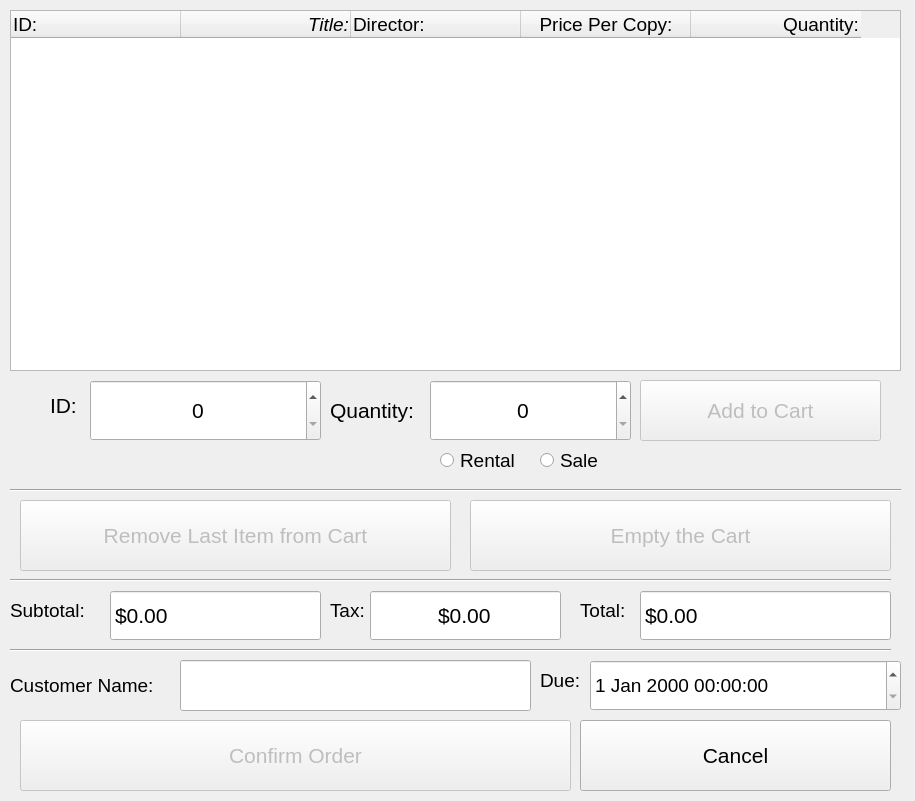
<?xml version="1.0" encoding="UTF-8"?>
<ui version="4.0">
 <class>ShoppingCart</class>
 <widget class="QMainWindow" name="ShoppingCart">
  <property name="geometry">
   <rect>
    <x>0</x>
    <y>0</y>
    <width>915</width>
    <height>801</height>
   </rect>
  </property>
  <property name="minimumSize">
   <size>
    <width>915</width>
    <height>801</height>
   </size>
  </property>
  <property name="maximumSize">
   <size>
    <width>915</width>
    <height>801</height>
   </size>
  </property>
  <property name="windowTitle">
   <string>Shopping Cart</string>
  </property>
  <widget class="QWidget" name="centralwidget">
   <widget class="QTableWidget" name="shoppingCartTable">
    <property name="enabled">
     <bool>true</bool>
    </property>
    <property name="geometry">
     <rect>
      <x>10</x>
      <y>10</y>
      <width>891</width>
      <height>361</height>
     </rect>
    </property>
    <property name="font">
     <font>
      <pointsize>14</pointsize>
     </font>
    </property>
    <property name="lineWidth">
     <number>2</number>
    </property>
    <property name="midLineWidth">
     <number>2</number>
    </property>
    <property name="editTriggers">
     <set>QAbstractItemView::NoEditTriggers</set>
    </property>
    <property name="tabKeyNavigation">
     <bool>false</bool>
    </property>
    <property name="showDropIndicator" stdset="0">
     <bool>false</bool>
    </property>
    <property name="alternatingRowColors">
     <bool>true</bool>
    </property>
    <property name="rowCount">
     <number>0</number>
    </property>
    <property name="columnCount">
     <number>5</number>
    </property>
    <attribute name="horizontalHeaderMinimumSectionSize">
     <number>46</number>
    </attribute>
    <attribute name="horizontalHeaderDefaultSectionSize">
     <number>170</number>
    </attribute>
    <attribute name="verticalHeaderMinimumSectionSize">
     <number>46</number>
    </attribute>
    <attribute name="verticalHeaderDefaultSectionSize">
     <number>46</number>
    </attribute>
    <column>
     <property name="text">
      <string>ID:</string>
     </property>
     <property name="textAlignment">
      <set>AlignLeading|AlignVCenter</set>
     </property>
     <property name="background">
      <color alpha="200">
       <red>0</red>
       <green>0</green>
       <blue>40</blue>
      </color>
     </property>
    </column>
    <column>
     <property name="text">
      <string>Title:</string>
     </property>
     <property name="font">
      <font>
       <italic>true</italic>
      </font>
     </property>
     <property name="textAlignment">
      <set>AlignTrailing|AlignVCenter</set>
     </property>
     <property name="background">
      <color>
       <red>50</red>
       <green>0</green>
       <blue>0</blue>
      </color>
     </property>
    </column>
    <column>
     <property name="text">
      <string>Director:</string>
     </property>
     <property name="textAlignment">
      <set>AlignLeading|AlignVCenter</set>
     </property>
     <property name="background">
      <color alpha="230">
       <red>0</red>
       <green>45</green>
       <blue>0</blue>
      </color>
     </property>
    </column>
    <column>
     <property name="text">
      <string>Price Per Copy:</string>
     </property>
     <property name="background">
      <color alpha="220">
       <red>50</red>
       <green>50</green>
       <blue>0</blue>
      </color>
     </property>
    </column>
    <column>
     <property name="text">
      <string>Quantity:</string>
     </property>
     <property name="textAlignment">
      <set>AlignTrailing|AlignVCenter</set>
     </property>
    </column>
   </widget>
   <widget class="QSpinBox" name="shoppingCartIdField">
    <property name="geometry">
     <rect>
      <x>90</x>
      <y>380</y>
      <width>231</width>
      <height>61</height>
     </rect>
    </property>
    <property name="font">
     <font>
      <pointsize>16</pointsize>
     </font>
    </property>
    <property name="alignment">
     <set>Qt::AlignCenter</set>
    </property>
   </widget>
   <widget class="QLabel" name="label">
    <property name="geometry">
     <rect>
      <x>50</x>
      <y>390</y>
      <width>41</width>
      <height>31</height>
     </rect>
    </property>
    <property name="font">
     <font>
      <pointsize>16</pointsize>
     </font>
    </property>
    <property name="text">
     <string>ID:</string>
    </property>
   </widget>
   <widget class="QLabel" name="label_2">
    <property name="geometry">
     <rect>
      <x>330</x>
      <y>390</y>
      <width>101</width>
      <height>41</height>
     </rect>
    </property>
    <property name="font">
     <font>
      <pointsize>16</pointsize>
     </font>
    </property>
    <property name="text">
     <string>Quantity:</string>
    </property>
   </widget>
   <widget class="QSpinBox" name="shoppingCartQuantityField">
    <property name="geometry">
     <rect>
      <x>430</x>
      <y>380</y>
      <width>201</width>
      <height>61</height>
     </rect>
    </property>
    <property name="font">
     <font>
      <pointsize>16</pointsize>
     </font>
    </property>
    <property name="alignment">
     <set>Qt::AlignCenter</set>
    </property>
   </widget>
   <widget class="QPushButton" name="shoppingCartAddToCart">
    <property name="enabled">
     <bool>false</bool>
    </property>
    <property name="geometry">
     <rect>
      <x>640</x>
      <y>380</y>
      <width>241</width>
      <height>61</height>
     </rect>
    </property>
    <property name="font">
     <font>
      <pointsize>16</pointsize>
     </font>
    </property>
    <property name="text">
     <string>Add to Cart</string>
    </property>
   </widget>
   <widget class="QRadioButton" name="shoppingCartPurchaseRadio">
    <property name="geometry">
     <rect>
      <x>540</x>
      <y>440</y>
      <width>81</width>
      <height>41</height>
     </rect>
    </property>
    <property name="font">
     <font>
      <pointsize>14</pointsize>
     </font>
    </property>
    <property name="text">
     <string>Sale</string>
    </property>
   </widget>
   <widget class="QRadioButton" name="shoppingCartRentalRadio">
    <property name="geometry">
     <rect>
      <x>440</x>
      <y>440</y>
      <width>91</width>
      <height>41</height>
     </rect>
    </property>
    <property name="font">
     <font>
      <pointsize>14</pointsize>
     </font>
    </property>
    <property name="text">
     <string>Rental</string>
    </property>
   </widget>
   <widget class="QDoubleSpinBox" name="shoppingCartSubTotalField">
    <property name="enabled">
     <bool>true</bool>
    </property>
    <property name="geometry">
     <rect>
      <x>110</x>
      <y>590</y>
      <width>211</width>
      <height>51</height>
     </rect>
    </property>
    <property name="font">
     <font>
      <pointsize>16</pointsize>
     </font>
    </property>
    <property name="alignment">
     <set>Qt::AlignLeading|Qt::AlignLeft|Qt::AlignVCenter</set>
    </property>
    <property name="readOnly">
     <bool>true</bool>
    </property>
    <property name="buttonSymbols">
     <enum>QAbstractSpinBox::NoButtons</enum>
    </property>
    <property name="prefix">
     <string>$</string>
    </property>
   </widget>
   <widget class="Line" name="line">
    <property name="geometry">
     <rect>
      <x>10</x>
      <y>480</y>
      <width>891</width>
      <height>21</height>
     </rect>
    </property>
    <property name="orientation">
     <enum>Qt::Horizontal</enum>
    </property>
   </widget>
   <widget class="QPushButton" name="shoppingCartRemoveLast">
    <property name="enabled">
     <bool>false</bool>
    </property>
    <property name="geometry">
     <rect>
      <x>20</x>
      <y>500</y>
      <width>431</width>
      <height>71</height>
     </rect>
    </property>
    <property name="font">
     <font>
      <pointsize>16</pointsize>
     </font>
    </property>
    <property name="text">
     <string>Remove Last Item from Cart</string>
    </property>
   </widget>
   <widget class="QPushButton" name="shoppingCartEmptyCart">
    <property name="enabled">
     <bool>false</bool>
    </property>
    <property name="geometry">
     <rect>
      <x>470</x>
      <y>500</y>
      <width>421</width>
      <height>71</height>
     </rect>
    </property>
    <property name="font">
     <font>
      <pointsize>16</pointsize>
     </font>
    </property>
    <property name="text">
     <string>Empty the Cart</string>
    </property>
   </widget>
   <widget class="Line" name="line_2">
    <property name="geometry">
     <rect>
      <x>10</x>
      <y>570</y>
      <width>881</width>
      <height>21</height>
     </rect>
    </property>
    <property name="orientation">
     <enum>Qt::Horizontal</enum>
    </property>
   </widget>
   <widget class="QLabel" name="label_3">
    <property name="geometry">
     <rect>
      <x>10</x>
      <y>600</y>
      <width>91</width>
      <height>21</height>
     </rect>
    </property>
    <property name="font">
     <font>
      <pointsize>14</pointsize>
     </font>
    </property>
    <property name="text">
     <string>Subtotal:</string>
    </property>
   </widget>
   <widget class="QLabel" name="label_4">
    <property name="geometry">
     <rect>
      <x>330</x>
      <y>600</y>
      <width>41</width>
      <height>21</height>
     </rect>
    </property>
    <property name="font">
     <font>
      <pointsize>14</pointsize>
     </font>
    </property>
    <property name="text">
     <string>Tax:</string>
    </property>
   </widget>
   <widget class="QDoubleSpinBox" name="shoppingCartTaxField">
    <property name="geometry">
     <rect>
      <x>370</x>
      <y>590</y>
      <width>191</width>
      <height>51</height>
     </rect>
    </property>
    <property name="font">
     <font>
      <pointsize>16</pointsize>
     </font>
    </property>
    <property name="alignment">
     <set>Qt::AlignCenter</set>
    </property>
    <property name="readOnly">
     <bool>true</bool>
    </property>
    <property name="buttonSymbols">
     <enum>QAbstractSpinBox::NoButtons</enum>
    </property>
    <property name="prefix">
     <string>$</string>
    </property>
   </widget>
   <widget class="QDoubleSpinBox" name="shoppingCartTotalField">
    <property name="geometry">
     <rect>
      <x>640</x>
      <y>590</y>
      <width>251</width>
      <height>51</height>
     </rect>
    </property>
    <property name="font">
     <font>
      <pointsize>16</pointsize>
     </font>
    </property>
    <property name="readOnly">
     <bool>true</bool>
    </property>
    <property name="buttonSymbols">
     <enum>QAbstractSpinBox::NoButtons</enum>
    </property>
    <property name="prefix">
     <string>$</string>
    </property>
   </widget>
   <widget class="QLabel" name="label_5">
    <property name="geometry">
     <rect>
      <x>580</x>
      <y>600</y>
      <width>51</width>
      <height>21</height>
     </rect>
    </property>
    <property name="font">
     <font>
      <pointsize>14</pointsize>
     </font>
    </property>
    <property name="text">
     <string>Total:</string>
    </property>
   </widget>
   <widget class="QLineEdit" name="shoppingCartCustomerNameField">
    <property name="geometry">
     <rect>
      <x>180</x>
      <y>660</y>
      <width>351</width>
      <height>51</height>
     </rect>
    </property>
   </widget>
   <widget class="QLabel" name="label_6">
    <property name="geometry">
     <rect>
      <x>10</x>
      <y>670</y>
      <width>161</width>
      <height>31</height>
     </rect>
    </property>
    <property name="font">
     <font>
      <pointsize>14</pointsize>
     </font>
    </property>
    <property name="text">
     <string>Customer Name:</string>
    </property>
   </widget>
   <widget class="QDateTimeEdit" name="shoppingCartDueField">
    <property name="geometry">
     <rect>
      <x>590</x>
      <y>660</y>
      <width>311</width>
      <height>51</height>
     </rect>
    </property>
    <property name="font">
     <font>
      <pointsize>14</pointsize>
     </font>
    </property>
   </widget>
   <widget class="QLabel" name="label_7">
    <property name="geometry">
     <rect>
      <x>540</x>
      <y>670</y>
      <width>51</width>
      <height>21</height>
     </rect>
    </property>
    <property name="font">
     <font>
      <pointsize>14</pointsize>
     </font>
    </property>
    <property name="text">
     <string>Due:</string>
    </property>
   </widget>
   <widget class="Line" name="line_3">
    <property name="geometry">
     <rect>
      <x>10</x>
      <y>640</y>
      <width>881</width>
      <height>21</height>
     </rect>
    </property>
    <property name="orientation">
     <enum>Qt::Horizontal</enum>
    </property>
   </widget>
   <widget class="QPushButton" name="shoppingCartConfirm">
    <property name="enabled">
     <bool>false</bool>
    </property>
    <property name="geometry">
     <rect>
      <x>20</x>
      <y>720</y>
      <width>551</width>
      <height>71</height>
     </rect>
    </property>
    <property name="font">
     <font>
      <pointsize>16</pointsize>
     </font>
    </property>
    <property name="text">
     <string>Confirm Order</string>
    </property>
   </widget>
   <widget class="QPushButton" name="shoppingCartCancel">
    <property name="geometry">
     <rect>
      <x>580</x>
      <y>720</y>
      <width>311</width>
      <height>71</height>
     </rect>
    </property>
    <property name="font">
     <font>
      <pointsize>16</pointsize>
     </font>
    </property>
    <property name="text">
     <string>Cancel</string>
    </property>
   </widget>
  </widget>
 </widget>
 <resources/>
 <connections/>
</ui>
